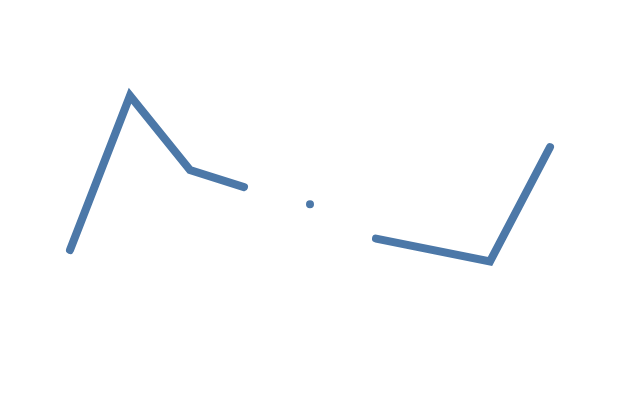

Vega-Lite specification for this chart:
### Vega specification from a JSON file in a GitHub repository (floating-point values rounded to 4 significant figures)
{"$schema": "https://vega.github.io/schema/vega/v5.json", "background": "white", "padding": 5, "width": 300, "height": 200, "style": "cell", "config": {"style": {"cell": {"stroke": "transparent"}}}, "data": [{"name": "source_0", "values": [{"u": 1, "v": 28, "defined": true}, {"u": 2, "v": 55, "defined": true}, {"u": 3, "v": 42, "defined": true}, {"u": 3.9, "v": 39, "defined": true}, {"u": 4, "v": 34, "defined": false}, {"u": 5, "v": 36, "defined": true}, {"u": 6, "v": 48, "defined": false}, {"u": 6.1, "v": 30, "defined": true}, {"u": 8, "v": 26, "defined": true}, {"u": 9, "v": 46, "defined": true}]}, {"name": "data_0", "source": "source_0", "transform": [{"type": "formula", "expr": "toNumber(datum[\"u\"])", "as": "u"}]}], "marks": [{"name": "marks", "type": "line", "sort": {"field": "datum[\"u\"]"}, "from": {"data": "data_0"}, "encode": {"update": {"strokeCap": {"value": "round"}, "strokeWidth": {"value": 4}, "stroke": {"value": "#4c78a8"}, "x": {"scale": "x", "field": "u"}, "y": {"scale": "y", "field": "v"}, "defined": {"field": "defined"}}}}], "scales": [{"name": "x", "type": "linear", "domain": [1, 10], "range": [0, {"signal": "width"}], "nice": true}, {"name": "y", "type": "linear", "domain": [20, 70], "range": [{"signal": "height"}, 0], "nice": true}]}
